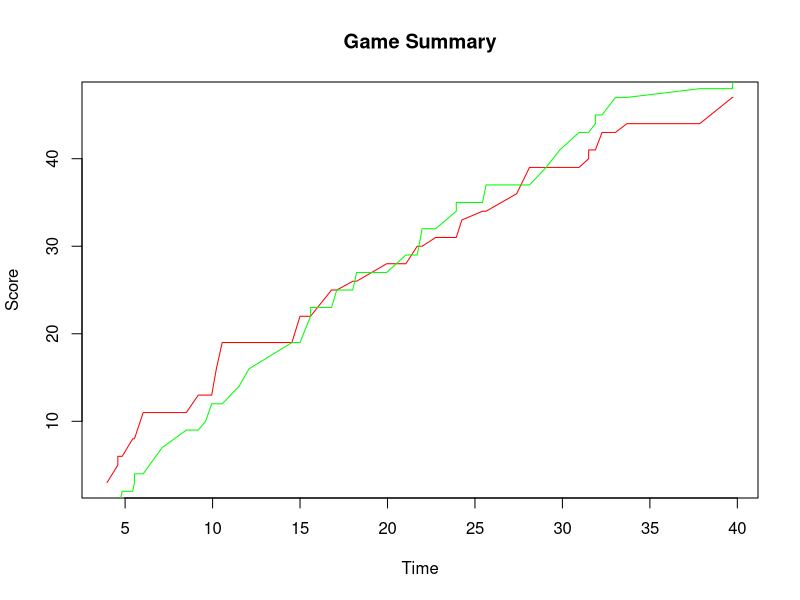

Source code (R): (Note: this script raises an error after producing the figure.)
#Question 1
#Read the table of scores
Scores<-read.table(file="UWvMSU_1-22-13.txt",header=TRUE,stringsAsFactors = FALSE)
GameSummary<-data.frame(matrix(ncol=3, nrow =50))
x<-c("time","UWscore", "MSUscore")
colnames(GameSummary)=x
GameSummary$time=Scores$time
sumMSU<-0
sumUW<-0
for (i in 1:nrow(Scores)) {
  if(Scores[i,2]=="UW"){
    sumUW<-sumUW+Scores$score[i]
    GameSummary[i,2]=sumUW
    GameSummary[i,3]=sumMSU
  }else if(Scores[i,2]=="MSU"){
    sumMSU<-sumMSU+Scores$score[i]
    GameSummary[i,2]=sumUW
    GameSummary[i,3]=sumMSU
   }
}
x<-GameSummary$time
y<-GameSummary$UWscore
z<-GameSummary$MSUscore
plot(x,y, type = 'l', col= "Red", xlab = "Time", ylab = "Score", main = "Game Summary")
lines(x,z, type = 'l', col= "Green")

#Question 2
w<-sample(1:100,1)
for (i in 1:10) {
  print("Guess My Number:")
  t<-strtoi(readline())
  if(w>t){
    print("Higher")
  }else if(w<t){
  print("Lower")
  }else if(w==t){
  print("Correct!")
    break
    }
}

